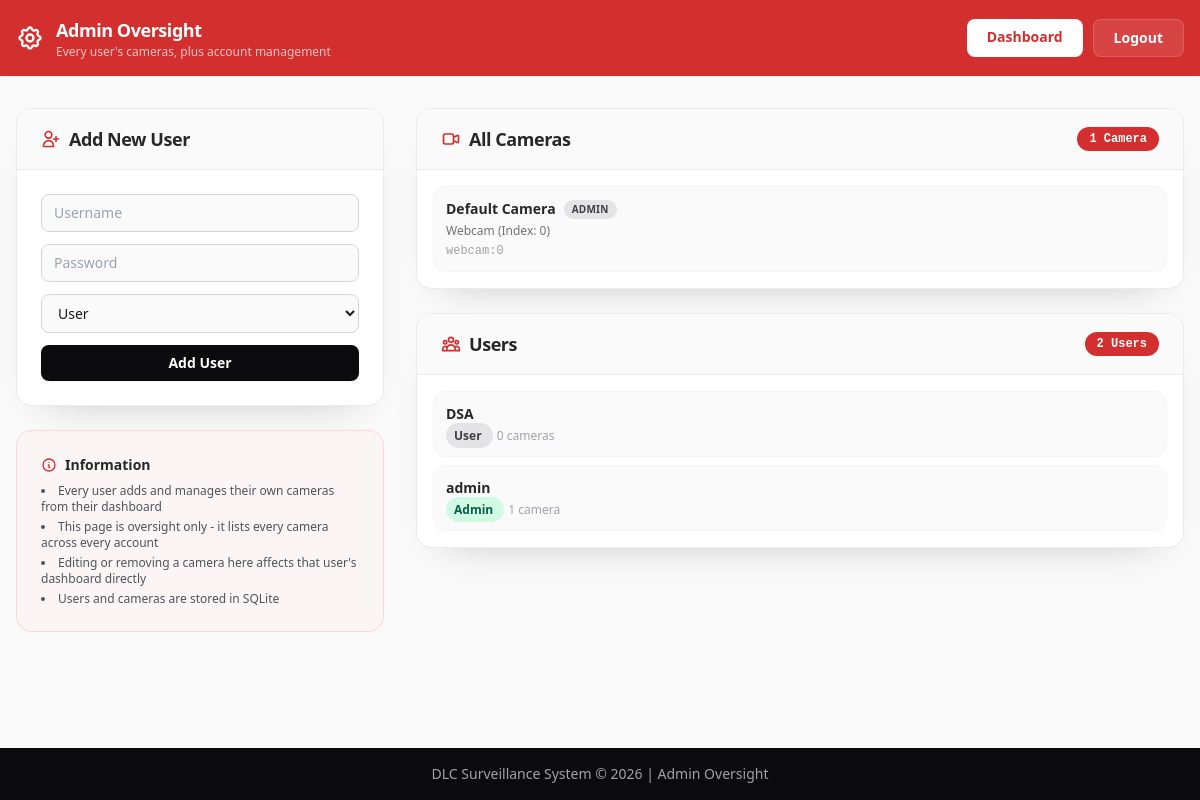
The page /admin (signed in) on the database its author committed.
### app.py (models this page shows, shortened)
class Camera(db.Model):
    id = db.Column(db.Integer, primary_key=True)
    name = db.Column(db.String(64), nullable=False)
    url = db.Column(db.String(200), nullable=False)
    owner_id = db.Column(db.Integer, db.ForeignKey('user.id'), nullable=False)
    owner = db.relationship('User', backref=db.backref('cameras', lazy=True, cascade='all, delete-orphan'))
    __table_args__ = (
        db.UniqueConstraint('owner_id', 'name', name='uq_camera_owner_name'),
    )

class User(UserMixin, db.Model):
    id = db.Column(db.Integer, primary_key=True)
    username = db.Column(db.String(80), unique=True, nullable=False)
    password_hash = db.Column(db.String(256), nullable=False)
    role = db.Column(db.String(20), nullable=False, default='user')

### app.py (the view)
@app.route('/admin')
@admin_required
def admin():
    cameras = sorted(Camera.query.all(), key=lambda c: (c.owner.username.lower(), c.name.lower()))
    users = User.query.order_by(User.username).all()
    return render_template('admin.html', cameras=cameras, users=users)

### app.py (called while the page is built)
@login_manager.user_loader
def load_user(user_id):
    return User.query.get(int(user_id))

def generate_csrf_token():
    token = session.get('csrf_token')
    if not token:
        token = secrets.token_urlsafe(32)
        session['csrf_token'] = token
    return token

def is_admin():
    return current_user.is_authenticated and current_user.role == 'admin'

def admin_required(view):
    @wraps(view)
    @login_required
    def wrapped(*args, **kwargs):
        if not is_admin():
            if request.path.startswith('/api/'):
                return jsonify({'success': False, 'error': 'Admin privileges required'}), 403
            return redirect(url_for('dashboard'))
        return view(*args, **kwargs)
    return wrapped

@app.before_request
def enforce_security_headers_and_csrf():
    if request.method in ('POST', 'PUT', 'PATCH', 'DELETE') and not validate_csrf_token():
        logger.warning('Potential CSRF attack blocked from %s', request.remote_addr)
        if request.is_json:
            return jsonify({'success': False, 'error': 'Invalid CSRF token'}), 403
        return 'Invalid CSRF token', 403

@app.context_processor
def inject_csrf_token():
    return {'csrf_token': generate_csrf_token()}

### templates/admin.html (shortened to what this page needs)
<!DOCTYPE html>
<html lang="en">
<head>
    <script src="/assets/tailwind.min.js"></script>
</head>
<body class="font-sans bg-zinc-50 flex flex-col min-h-[100dvh] text-zinc-900">
    <header class="bg-primary text-white shadow-sm">
        <div class="max-w-[1400px] mx-auto px-4 py-3 md:py-4 flex flex-col sm:flex-row justify-between items-center gap-3">
            <div class="flex items-center gap-3">
                <div>
                    <h1 class="text-base md:text-lg font-bold tracking-tight">Admin Oversight</h1>
                    <p class="text-white/70 text-xs">Every user's cameras, plus account management</p>
                </div>
            </div>
            <div class="flex gap-2.5 w-full sm:w-auto">
                <a href="/dashboard" class="flex-grow sm:flex-initial bg-white hover:bg-zinc-100 text-primary px-5 py-2 rounded-lg transition-colors duration-150 text-sm font-semibold text-center">
                    Dashboard
                </a>
                <form action="/logout" method="POST" class="flex-grow sm:flex-initial">
                    <button type="submit" class="w-full bg-white/10 hover:bg-white/20 border border-white/15 backdrop-blur-md px-5 py-2 rounded-lg transition-colors duration-150 text-sm font-semibold text-white">
                        Logout
                    </button>
                </form>
            </div>
        </div>
    </header>
    <main class="max-w-[1400px] w-full mx-auto px-2 sm:px-4 py-4 md:py-8 flex-grow">
        <div class="grid grid-cols-1 lg:grid-cols-3 gap-4 md:gap-8">
            <div class="lg:col-span-1 space-y-6">
                <div class="bg-white rounded-2xl shadow-[0_20px_40px_-28px_rgba(0,0,0,0.25)] border border-zinc-200/70 overflow-hidden">
                    <div class="bg-zinc-50 px-4 md:px-6 py-3 md:py-4 border-b border-zinc-200/70">
                        <h2 class="text-base md:text-lg font-bold text-zinc-800 flex items-center tracking-tight">
                            <svg class="w-5 h-5 mr-2 text-primary" fill="none" stroke="currentColor" viewBox="0 0 24 24"><path stroke-linecap="round" stroke-linejoin="round" stroke-width="2" d="M18 9v3m0 0v3m0-3h3m-3 0h-3m-2-5a4 4 0 11-8 0 4 4 0 018 0zM3 20a6 6 0 0112 0v1H3v-1z"></path></svg>
                            Add New User
                        </h2>
                    </div>
                    <div class="p-4 md:p-6 space-y-6">
                        <form class="space-y-3" onsubmit="addUser(event)">
                            <input type="text" id="userName" placeholder="Username" required
                                   class="w-full px-3 py-3 md:py-2 bg-zinc-50 border border-zinc-300 rounded-lg text-sm outline-none transition-shadow focus:ring-2 focus:ring-primary/40 focus:border-primary">
                            <input type="password" id="userPassword" placeholder="Password" required
                                   class="w-full px-3 py-3 md:py-2 bg-zinc-50 border border-zinc-300 rounded-lg text-sm outline-none transition-shadow focus:ring-2 focus:ring-primary/40 focus:border-primary">
                            <select id="userRole" required
                                    class="w-full px-3 py-3 md:py-2 bg-zinc-50 border border-zinc-300 rounded-lg text-sm outline-none transition-shadow focus:ring-2 focus:ring-primary/40 focus:border-primary">
                                <option value="user">User</option>
                            </select>
                            <button type="submit" class="w-full bg-ink hover:bg-zinc-800 text-white font-bold py-3 md:py-2 px-4 rounded-lg text-sm transition-all active:scale-[0.98] shadow-sm">
                                Add User
                            </button>
                        </form>
                    </div>
                </div>
                <div class="bg-red-50/60 border border-red-200/70 rounded-2xl p-4 md:p-6">
                    <h3 class="text-sm font-bold text-zinc-800 mb-2 flex items-center">
                        <svg class="w-4 h-4 mr-2 text-primary" fill="none" stroke="currentColor" viewBox="0 0 24 24"><path stroke-linecap="round" stroke-linejoin="round" stroke-width="2" d="M13 16h-1v-4h-1m1-4h.01M21 12a9 9 0 11-18 0 9 9 0 0118 0z"></path></svg>
                        Information
                    </h3>
                    <ul class="text-xs text-zinc-600 space-y-1 list-disc list-inside">
                        <li>Every user adds and manages their own cameras from their dashboard</li>
                        <li>This page is oversight only - it lists every camera across every account</li>
                        <li>Editing or removing a camera here affects that user's dashboard directly</li>
                        <li>Users and cameras are stored in SQLite</li>
                    </ul>
                </div>
            </div>
            <div class="lg:col-span-2 space-y-6">
                <div class="bg-white rounded-2xl shadow-[0_20px_40px_-28px_rgba(0,0,0,0.25)] border border-zinc-200/70 overflow-hidden">
                    <div class="bg-zinc-50 px-4 md:px-6 py-3 md:py-4 border-b border-zinc-200/70 flex justify-between items-center">
                        <h2 class="text-base md:text-lg font-bold text-zinc-800 flex items-center tracking-tight">
                            <svg class="w-5 h-5 mr-2 text-primary" fill="none" stroke="currentColor" viewBox="0 0 24 24"><path stroke-linecap="round" stroke-linejoin="round" stroke-width="2" d="M15 10l4.553-2.276A1 1 0 0121 8.618v6.764a1 1 0 01-1.447.894L15 14M5 18h8a2 2 0 002-2V8a2 2 0 00-2-2H5a2 2 0 00-2 2v8a2 2 0 002 2z"></path></svg>
                            All Cameras
                        </h2>
                        <span class="text-xs font-semibold text-white bg-primary rounded-full px-3 py-1 font-mono">
                            <span id="cameraCount">{{ cameras|length }}</span> Camera
                        </span>
                    </div>
                    <div class="p-2 md:p-4">
                        {% if cameras %}
                            <div id="cameraList" class="space-y-2">
                                {% for cam in cameras %}
                                <div class="camera-item group flex items-center justify-between p-4 md:p-3 rounded-xl border border-zinc-100 bg-zinc-50 hover:bg-white hover:shadow-md transition-all duration-150">
                                    <div class="flex items-center flex-grow">
                                        <div class="flex-grow">
                                            <div class="flex items-center gap-2 flex-wrap">
                                                <p class="text-sm font-bold text-zinc-800">{{ cam.name }}</p>
                                                <span class="px-2 py-0.5 rounded-full text-[10px] font-semibold bg-zinc-200 text-zinc-700 uppercase tracking-wide">{{ cam.owner.username }}</span>
                                            </div>
                                            <p class="text-xs text-zinc-500 mt-1">
                                                {% if cam.url.startswith('webcam:') %}
                                                    Webcam (Index: {{ cam.url.split(':')[1] }})
                                                {% else %}
                                                    RTSP Stream
                                                {% endif %}
                                            </p>
                                            <p class="text-xs text-zinc-400 mt-1 truncate font-mono">{{ cam.url }}</p>
                                        </div>
                                    </div>
                                    <div class="flex gap-2">
                                    </div>
                                </div>
                                {% endfor %}
                            </div>
                        {% endif %}
                    </div>
                </div>
                <div class="bg-white rounded-2xl shadow-[0_20px_40px_-28px_rgba(0,0,0,0.25)] border border-zinc-200/70 overflow-hidden">
                    <div class="bg-zinc-50 px-4 md:px-6 py-3 md:py-4 border-b border-zinc-200/70 flex justify-between items-center">
                        <h2 class="text-base md:text-lg font-bold text-zinc-800 flex items-center tracking-tight">
                            Users
                        </h2>
                        <span class="text-xs font-semibold text-white bg-primary rounded-full px-3 py-1 font-mono">
                            <span id="userCount">{{ users|length }}</span> User<span id="userPluralS" >{{ "s" if users|length != 1 else "" }}</span>
                        </span>
                    </div>
                    <div class="p-2 md:p-4">
                        {% if users %}
                            <div id="userList" class="space-y-2">
                                {% for user in users %}
                                <div class="user-item group flex items-center justify-between p-4 md:p-3 rounded-xl border border-zinc-100 bg-zinc-50 hover:bg-white hover:shadow-md transition-all duration-150">
                                    <div class="flex items-center flex-grow">
                                        <div class="flex-grow">
                                            <p class="text-sm font-bold text-zinc-800">{{ user.username }}</p>
                                            <p class="text-xs text-zinc-500 mt-1">
                                                <span class="px-2 py-1 rounded-full text-xs font-semibold {{ 'bg-emerald-100 text-emerald-800' if user.role == 'admin' else 'bg-zinc-200 text-zinc-700' }}">
                                                    {{ user.role | capitalize }}
                                                </span>
                                                <span class="text-zinc-400 ml-1">{{ user.cameras|length }} camera{{ "s" if user.cameras|length != 1 else "" }}</span>
                                            </p>
                                        </div>
                                    </div>
                                </div>
                                {% endfor %}
                            </div>
                        {% endif %}
                    </div>
                </div>
            </div>
        </div>
    </main>
    <footer class="bg-ink text-zinc-400 text-center py-3 md:py-4 mt-auto">
        <p class="text-xs md:text-sm">DLC Surveillance System &copy; 2026 | Admin Oversight</p>
    </footer>
</body>
</html>

### rows shown on the page
Camera: name "Default Camera", owner.username "ADMIN", url "0", url "webcam:0"
User: username "DSA", role "User", cameras|length "0", cameras "s"
User: username "admin", role "Admin", cameras|length "1"

### other values the page prints
{{ cameras|length }} "1"
{{ users|length }} "2"
{{ "s" if users|length != 1 else "" }} "s"
